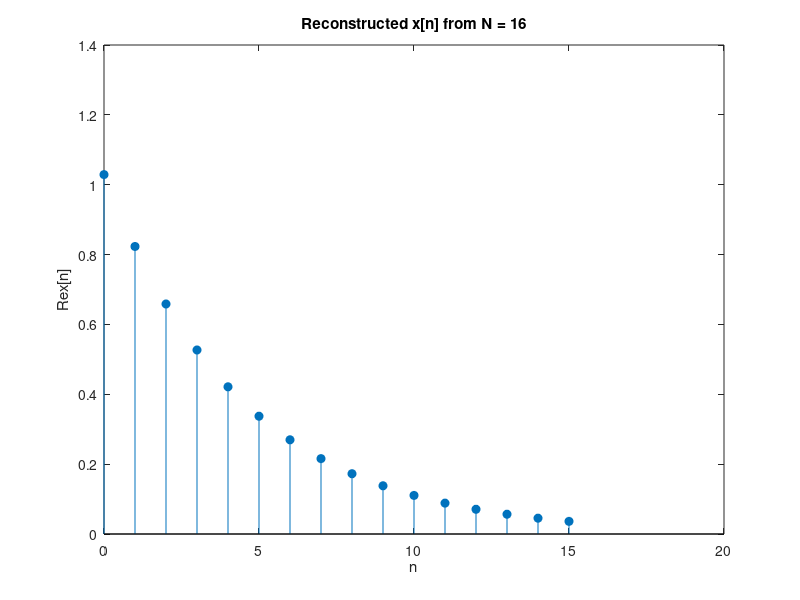
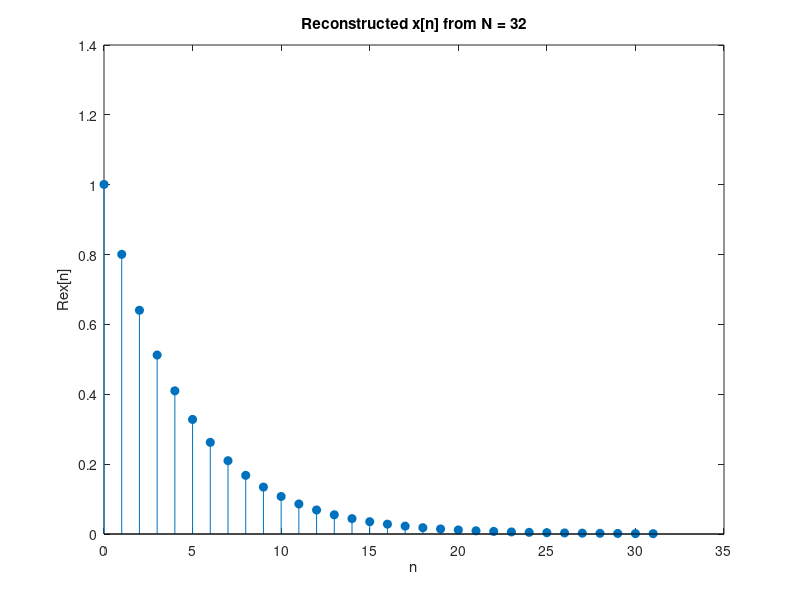
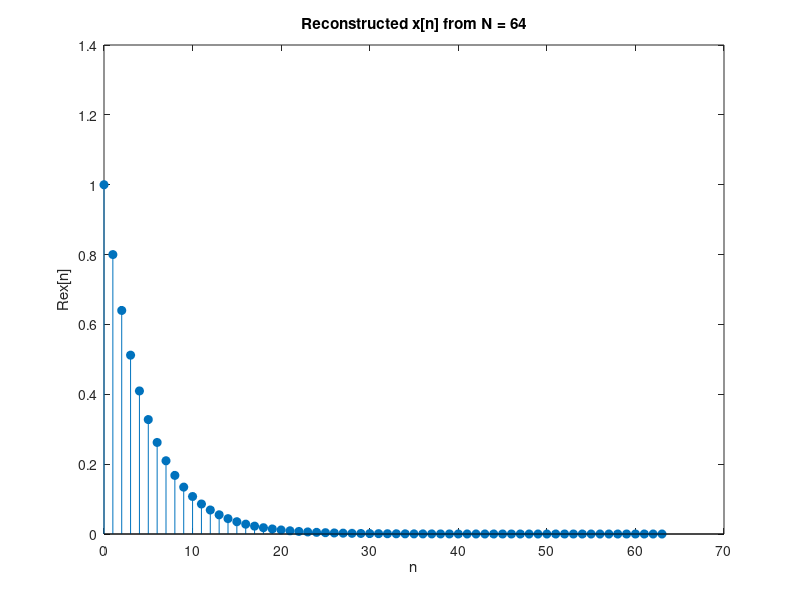

These charts were generated, in order, by the following MATLAB code:
% matlab plot problem
a = 0.8;              % choose |a|<1 for convergence
N_values = [16, 32, 64];

for N = N_values
    k = 0:N-1;
    omega_k = 2*pi*k/N;
    Xk = 1 ./ (1 - a*exp(-1j*omega_k));  % sampled DTFT derived in the pdf
    x_hat = ifft(Xk);                    % IDFT
    
    figure;
    stem(0:N-1, real(x_hat), 'filled');
    title(['Reconstructed x[n] from N = ', num2str(N)]);
    xlabel('n');
    ylabel('Re{x[n]}');
    
    % saving as imgs
    filename = sprintf('Reconstructed_x_N%d.png', N);
    saveas(gcf, filename);
    
end
